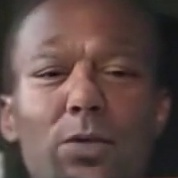
#> input picture src/data/fake/acxwigylke.mp4-f150.jpg, 178 x 178 px; its folder holds only this picture in this run
$ jupyter execute --allow-errors DFT-train-test.ipynb
#> lines starting #> are read from the running program, lines starting #| are printed output that depends on the picture
### src/radialProfile.py
# from https://www.astrobetter.com/blog/2010/03/03/fourier-transforms-of-images-in-python/
# source: https://github.com/cc-hpc-itwm/DeepFakeDetection
import numpy as np

def azimuthalAverage(image, center=None):
    """
    Calculate the azimuthally averaged radial profile.

    image - The 2D image
    center - The [x,y] pixel coordinates used as the center. The default is
             None, which then uses the center of the image (including
             fracitonal pixels).

    """
    # Calculate the indices from the image
    y, x = np.indices(image.shape)

    if not center:
        center = np.array([(x.max()-x.min())/2.0, (y.max()-y.min())/2.0])

    r = np.hypot(x - center[0], y - center[1])

    # Get sorted radii
    ind = np.argsort(r.flat)
    r_sorted = r.flat[ind]
    i_sorted = image.flat[ind]

    # Get the integer part of the radii (bin size = 1)
    r_int = r_sorted.astype(int)

    # Find all pixels that fall within each radial bin.
    deltar = r_int[1:] - r_int[:-1]  # Assumes all radii represented
    rind = np.where(deltar)[0]       # location of changed radius
    nr = rind[1:] - rind[:-1]        # number of radius bin

    # Cumulative sum to figure out sums for each radius bin
    csim = np.cumsum(i_sorted, dtype=float)
    tbin = csim[rind[1:]] - csim[rind[:-1]]

    radial_prof = tbin / nr

    return radial_prof

### src/DFT-train-test.ipynb
[cell 1]
import cv2
import numpy as np
import os
import radialProfile
import glob
from matplotlib import pyplot as plt
import pickle
from scipy.interpolate import griddata
from sklearn.model_selection import train_test_split
from sklearn.metrics import classification_report, plot_confusion_matrix

### 1. Using DFT + Azimuthal Average Create features

[cell 2]
data= {}
epsilon = 1e-8
N = 300
y = []
error = []

number_fake = 918
number_real = 203

psd1D_total = np.zeros([number_fake, N])
label_total = np.zeros([number_fake])
psd1D_org_mean = np.zeros(N)
psd1D_org_std = np.zeros(N)


cont = 0

#fake data
rootdir = 'data/fake/'
print(rootdir)

for subdir, dirs, files in os.walk(rootdir):
    for file in files:

        filename = os.path.join(subdir, file)

        img = cv2.imread(filename,0)
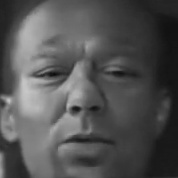
#> img: shape (178, 178); min 10, max 200, mean 82.8

        h = int(img.shape[0]/3)
#> h = 59
        w = int(img.shape[1]/3)
#> w = 59
        img = img[h:-h,w:-w]
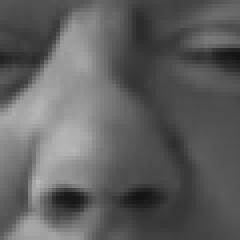
#> img: shape (60, 60) (shown 4 times larger); min 18, max 185, mean 94.9

        f = np.fft.fft2(img)
        fshift = np.fft.fftshift(f)

        magnitude_spectrum = 20*np.log(np.abs(fshift))
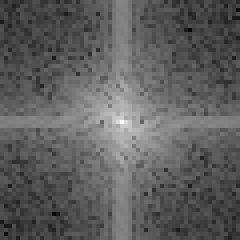
#> magnitude_spectrum: shape (60, 60) float64 (shown 4 times larger); min 6.76, max 254.8, mean 94.6
        psd1D = radialProfile.azimuthalAverage(magnitude_spectrum)
#> in azimuthalAverage, `i_sorted = image.flat[ind]`: i_sorted = 3600 values, max 254.8 at index 3, min 6.76 at index 2565, mean 94.63
#> in azimuthalAverage, `csim = np.cumsum(i_sorted, dtype=float)`: csim = 3600 values from 204.5 to 340654
#> in azimuthalAverage, `tbin = csim[rind[1:]] - csim[rind[:-1]]`: tbin = 40 values, max 14937.4 at index 28, min 608.2 at index 39, mean 8476.3
#> in azimuthalAverage, `radial_prof = tbin / nr`: radial_prof = 40 values, max 189.6 at index 0, min 50.68 at index 39, mean 103.6
#> psd1D has the same summary as radial_prof in azimuthalAverage

        # Calculate the azimuthally averaged 1D power spectrum
        points = np.linspace(0,N,num=psd1D.size) # coordinates of a
#> points = 40 values from 0 to 300
        xi = np.linspace(0,N,num=N) # coordinates for interpolation

        interpolated = griddata(points,psd1D,xi,method='cubic')
#> interpolated = 300 values, max 189.6 at index 0, min 50.68 at index 299, mean 103.3
        interpolated /= interpolated[0]
#> interpolated = 300 values, max 1 at index 0, min 0.267 at index 299, mean 0.545

        psd1D_total[cont,:] = interpolated
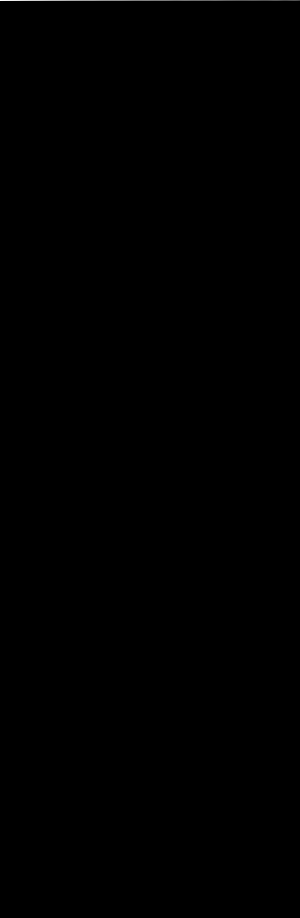
#> psd1D_total: shape (918, 300) float64; min 0, max 1, mean 0.000594
        label_total[cont] = 0
        cont+=1

        if cont == number_fake:
            break
    if cont == number_fake:
        break

for x in range(N):
    psd1D_org_mean[x] = np.mean(psd1D_total[:,x])
    psd1D_org_std[x]= np.std(psd1D_total[:,x])
#> after the loop, psd1D_org_mean = 300 values, max 0.00109 at index 0, min 0.000291 at index 299, mean 0.000594; psd1D_org_std = 300 values, max 0.033 at index 0, min 0.00882 at index 299, mean 0.018


## real data
psd1D_total2 = np.zeros([number_real, N])
label_total2 = np.zeros([number_real])
psd1D_org_mean2 = np.zeros(N)
psd1D_org_std2 = np.zeros(N)


cont = 0
rootdir2 = 'data/real/'

for subdir, dirs, files in os.walk(rootdir2):
    for file in files:

        filename = os.path.join(subdir, file)

        print("processing file", filename)

        parts = filename.split("/")

        img = cv2.imread(filename,0)


        f = np.fft.fft2(img)
        fshift = np.fft.fftshift(f)
        fshift += epsilon


        magnitude_spectrum = 20*np.log(np.abs(fshift))

        # Calculate the azimuthally averaged 1D power spectrum
        psd1D = radialProfile.azimuthalAverage(magnitude_spectrum)

        points = np.linspace(0,N,num=psd1D.size) # coordinates of a
        xi = np.linspace(0,N,num=N) # coordinates for interpolation

        interpolated = griddata(points,psd1D,xi,method='cubic')
        interpolated /= interpolated[0]

        psd1D_total2[cont,:] = interpolated
        label_total2[cont] = 1
        cont+=1

        if cont == number_real:
            break
    if cont == number_real:
        break

for x in range(N):
    psd1D_org_mean2[x] = np.mean(psd1D_total2[:,x])
    psd1D_org_std2[x]= np.std(psd1D_total2[:,x])


y.append(psd1D_org_mean)
y.append(psd1D_org_mean2)

error.append(psd1D_org_std)
error.append(psd1D_org_std2)

psd1D_total_final = np.concatenate((psd1D_total,psd1D_total2), axis=0)
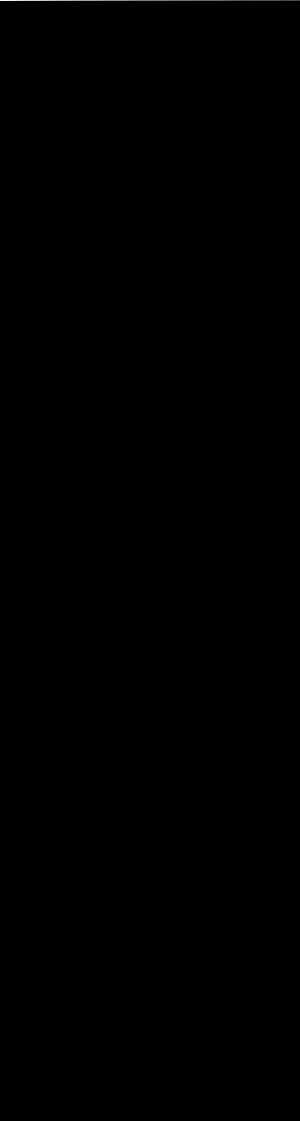
#> psd1D_total_final: shape (1121, 300) float64; min 0, max 1, mean 0.000486
label_total_final = np.concatenate((label_total,label_total2), axis=0)

data["data"] = psd1D_total_final
data["label"] = label_total_final

output = open('train_3200.pkl', 'wb')
pickle.dump(data, output)
output.close()

print("DATA Saved")

[cell 3]
len(psd1D_total)
#> Out = 918

### 2. Re-loading Features

[cell 4]
import numpy as np
import matplotlib.pyplot as plt
import pickle

# load feature file
pkl_file = open('train_3200.pkl', 'rb')
data = pickle.load(pkl_file)
pkl_file.close()
X = data["data"]
y = data["label"]

[cell 5]
len(y)

### 3. Check class imbalance

[cell 6]
plt.plot(y);
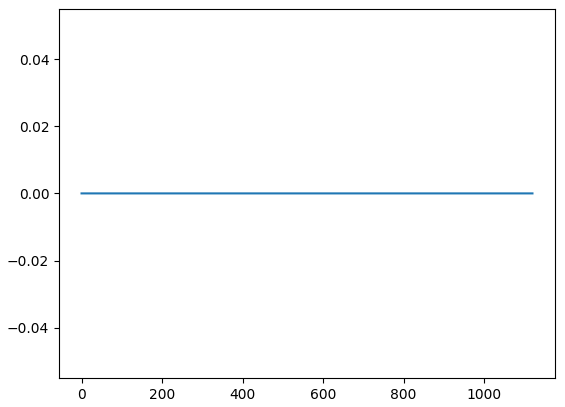
#> figure drawn by matplotlib, 1 panel

[cell 7]
counter_0 = 0
counter_1 = 1
for value in y:
    if value==0:
        counter_0 +=1
    else:
        counter_1 +=1

counter_0, counter_1

### Plot power spectrum vs Spatial frequency, check if the classes look different

[cell 8]
num_feat = X.shape[1]

psd1D_org_0 = np.zeros((counter_0,num_feat))
psd1D_org_1 = np.zeros((counter_1,num_feat))
psd1D_org_0_mean = np.zeros(num_feat)
psd1D_org_0_std = np.zeros(num_feat)
psd1D_org_1_mean = np.zeros(num_feat)
psd1D_org_1_std = np.zeros(num_feat)

cont_0=0
cont_1=0

# We separate real and fake using the label
for x in range(X.shape[0]):
#for x in range(num):
    if y[x]==0:
        psd1D_org_0[cont_0,:] = X[x,:]
        cont_0+=1
    elif y[x]==1:
        psd1D_org_1[cont_1,:] = X[x,:]
        cont_1+=1


for x in range(num_feat):
    psd1D_org_0_mean[x] = np.mean(psd1D_org_0[:,x])
    psd1D_org_0_std[x]= np.std(psd1D_org_0[:,x])
    psd1D_org_1_mean[x] = np.mean(psd1D_org_1[:,x])
    psd1D_org_1_std[x]= np.std(psd1D_org_1[:,x])

# Plot
x = np.arange(0, num_feat, 1)
fig, ax = plt.subplots(figsize=(15, 9))
ax.plot(x, psd1D_org_0_mean, alpha=0.5, color='red', label='Fake', linewidth =2.0)
ax.fill_between(x, psd1D_org_0_mean - psd1D_org_0_std, psd1D_org_0_mean + psd1D_org_0_std, color='red', alpha=0.2)
ax.plot(x, psd1D_org_1_mean, alpha=0.5, color='blue', label='Real', linewidth =2.0)
ax.fill_between(x, psd1D_org_1_mean - psd1D_org_1_std, psd1D_org_1_mean + psd1D_org_1_std, color='blue', alpha=0.2)
plt.tick_params(axis='x', labelsize=20)
plt.tick_params(axis='y', labelsize=20)
ax.legend(loc='best', prop={'size': 20})
plt.xlabel("Spatial Frequency", fontsize=20)
plt.ylabel("Power Spectrum", fontsize=20)
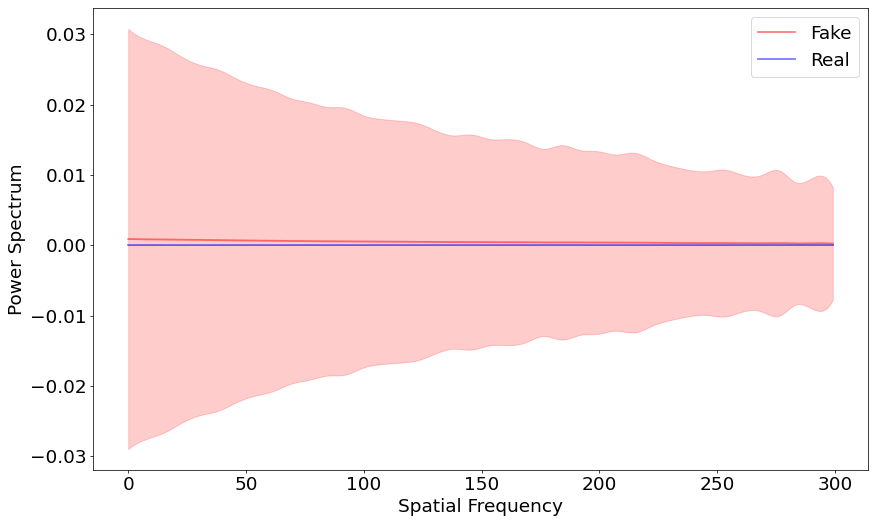
#> figure drawn by matplotlib, 1 panel; curve peaks at x = 0, y = 0.000892

### 4. Split Dataset

[cell 9]
import numpy as np
from sklearn.svm import SVC
from sklearn.linear_model import LogisticRegression
from sklearn.ensemble import RandomForestClassifier
import pickle

#its called train but its actually the entire dataset
pkl_file = open('train_3200.pkl', 'rb')
data = pickle.load(pkl_file)
pkl_file.close()
X = data["data"]
y = data["label"]

X_train, X_test, y_train, y_test = train_test_split(X, y, test_size=0.2, random_state=42)

X_train.shape, X_test.shape, y_train.shape, y_test.shape

### 5. Classification + Results

[cell 10]
svclassifier_r = SVC(C=6.37, kernel='rbf', gamma=0.86)
#> (the rest of this cell did not finish here and is left out)

#### SVM Results

#> (a cell that did not finish here is left out)

[cell 12]
plot_confusion_matrix(svclassifier_r, X_test, y_test );
#> (this line was passed over: sklearn is not available in this run)

$ run again, on src/data/fake/aettqgevhz.mp4-f200.jpg
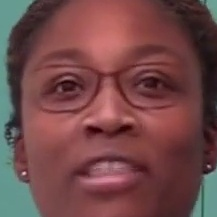
#> input picture src/data/fake/aettqgevhz.mp4-f200.jpg, 217 x 217 px
#> `magnitude_spectrum = 20*np.log(np.abs(fshift))`:
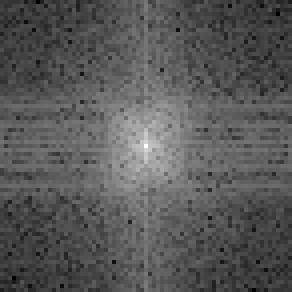
#> magnitude_spectrum: shape (73, 73) float64 (shown 4 times larger); min 14.33, max 261.7, mean 100.1; drawn with min black and max white
#> i_sorted = 5329 values, max 261.7 at index 0, min 14.33 at index 5218, mean 100.1
#> csim = 5329 values from 261.7 to 533346.7
#> tbin = 49 values, max 20613.2 at index 35, min 767.6 at index 48, mean 10863.1
#> radial_prof = 49 values, max 206.5 at index 0, min 63.97 at index 48, mean 109.3
#> psd1D has the same summary as radial_prof in azimuthalAverage
#> `interpolated = griddata(points,psd1D,xi,method='cubic')`: interpolated = 300 values, max 206.5 at index 0, min 63.97 at index 299, mean 108.8
#> `interpolated /= interpolated[0]`: interpolated = 300 values, max 1 at index 0, min 0.31 at index 299, mean 0.527
#> after the loop `for x in range(N):`: psd1D_org_mean = 300 values, max 0.00109 at index 0, min 0.000337 at index 299, mean 0.000574; psd1D_org_std = 300 values, max 0.033 at index 0, min 0.0102 at index 299, mean 0.0174
#> Out = 918
#> `[cell 8] num_feat = X.shape[1]  psd1D_org_0 = np.zeros((counter_0,num_..`:
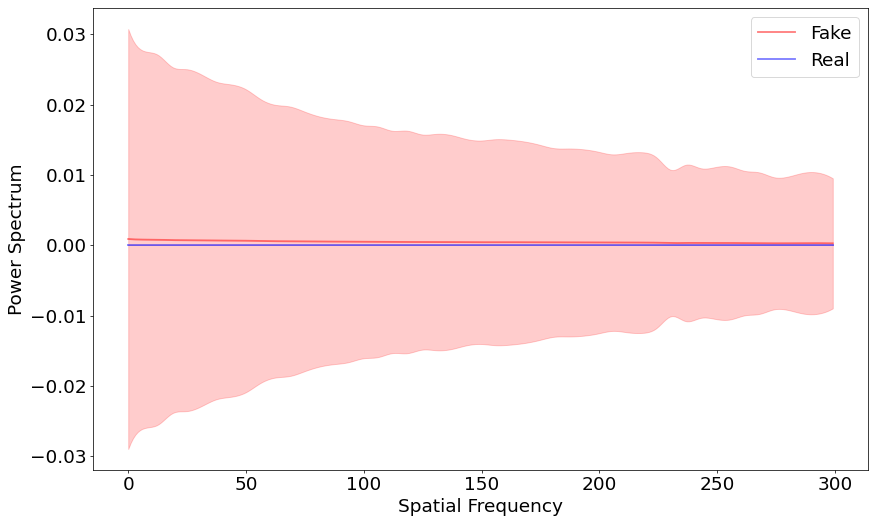
#> figure drawn by matplotlib, 1 panel; curve peaks at x = 0, y = 0.000892

$ run again, on src/data/fake/agqphdxmwt.mp4-f200.jpg
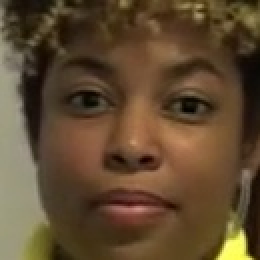
#> input picture src/data/fake/agqphdxmwt.mp4-f200.jpg, 130 x 130 px (shown 2 times larger)
#> `magnitude_spectrum = 20*np.log(np.abs(fshift))`:
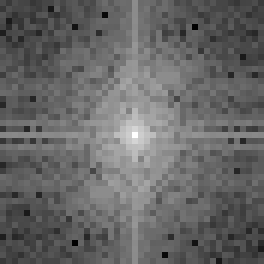
#> magnitude_spectrum: shape (44, 44) float64 (shown 6 times larger); min -7.62, max 240.3, mean 92; drawn with min black and max white
#> i_sorted = 1936 values, max 240.3 at index 2, min -7.62 at index 1363, mean 92.04
#> csim = 1936 values, max 178197.9 at index 1935, min 187.2 at index 0, mean 102143.7
#> tbin = 29 values, max 11117.8 at index 18, min 931.7 at index 28, mean 6108.6
#> radial_prof = 29 values, max 184.4 at index 0, min 53.05 at index 26, mean 99.68
#> psd1D has the same summary as radial_prof in azimuthalAverage
#> `interpolated = griddata(points,psd1D,xi,method='cubic')`: interpolated = 300 values, max 184.4 at index 0, min 52.65 at index 280, mean 98.94
#> `interpolated /= interpolated[0]`: interpolated = 300 values, max 1 at index 0, min 0.285 at index 280, mean 0.536
#> after the loop `for x in range(N):`: psd1D_org_mean = 300 values, max 0.00109 at index 0, min 0.000311 at index 280, mean 0.000584; psd1D_org_std = 300 values, max 0.033 at index 0, min 0.00942 at index 280, mean 0.0177
#> Out = 918
#> `[cell 8] num_feat = X.shape[1]  psd1D_org_0 = np.zeros((counter_0,num_..`:
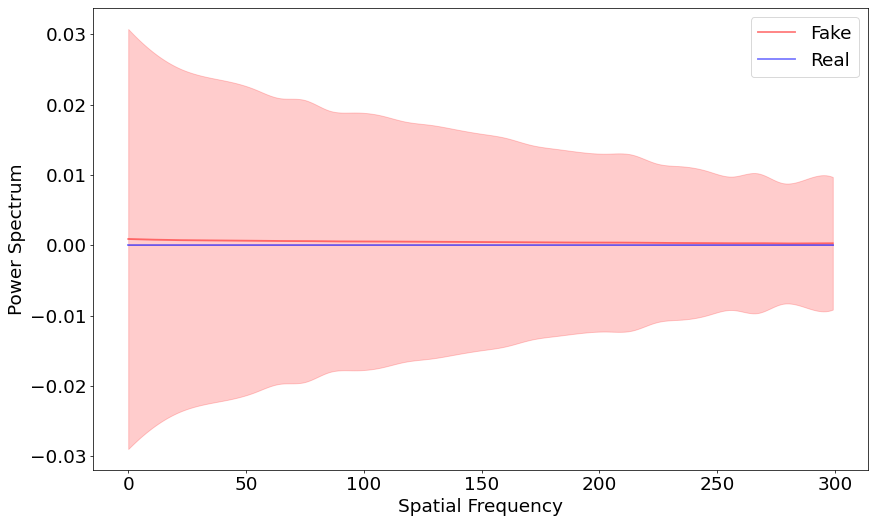
#> figure drawn by matplotlib, 1 panel; curve peaks at x = 0, y = 0.000892

$ run again, on src/data/fake/ahbweevwpv.mp4-f150.jpg
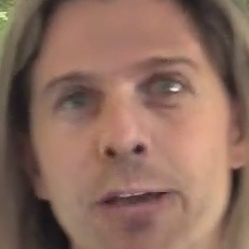
#> input picture src/data/fake/ahbweevwpv.mp4-f150.jpg, 249 x 249 px
#> i_sorted = 6889 values, max 273.9 at index 0, min -25.59 at index 6773, mean 90.68
#> csim = 6889 values, max 624677.1 at index 6888, min 273.9 at index 0, mean 351656.5
#> tbin = 56 values, max 20805.2 at index 40, min 746.2 at index 55, mean 11136
#> radial_prof = 56 values, max 216.7 at index 0, min 58.5 at index 52, mean 100.9
#> psd1D has the same summary as radial_prof in azimuthalAverage
#> `interpolated = griddata(points,psd1D,xi,method='cubic')`: interpolated = 300 values, max 216.7 at index 0, min 58.37 at index 284, mean 100.3
#> `interpolated /= interpolated[0]`: interpolated = 300 values, max 1 at index 0, min 0.269 at index 284, mean 0.463
#> after the loop `for x in range(N):`: psd1D_org_mean = 300 values, max 0.00109 at index 0, min 0.000293 at index 284, mean 0.000504; psd1D_org_std = 300 values, max 0.033 at index 0, min 0.00889 at index 284, mean 0.0153
#> Out = 918
#> `[cell 8] num_feat = X.shape[1]  psd1D_org_0 = np.zeros((counter_0,num_..`:
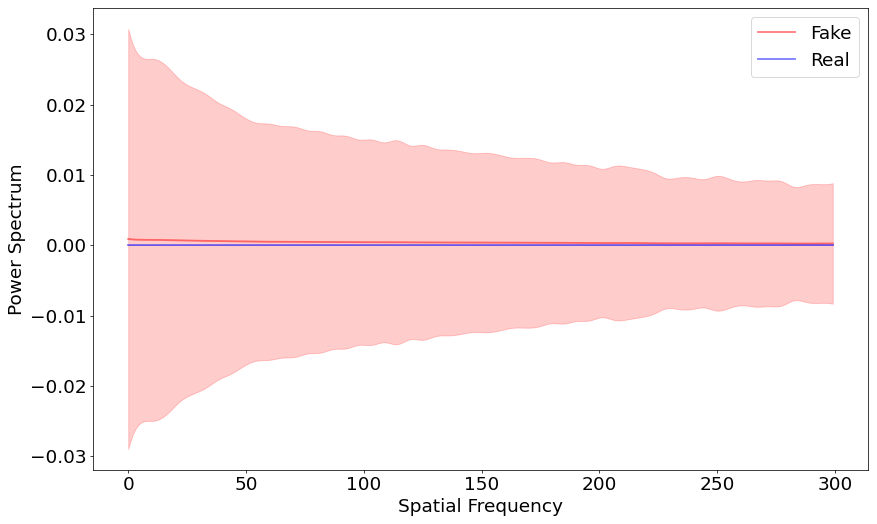
#> figure drawn by matplotlib, 1 panel; curve peaks at x = 0, y = 0.000892
